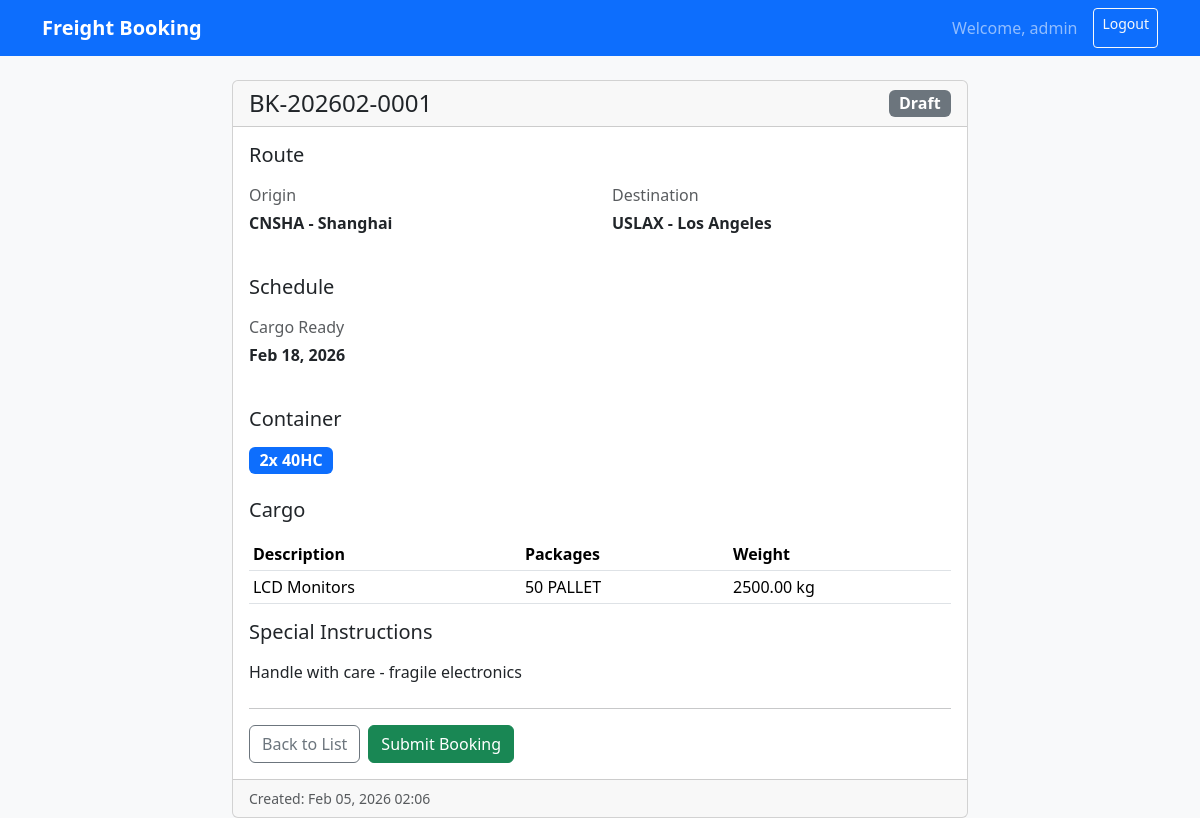
/1/ (signed in), run on the app's committed database.
### bookings/models.py (models this page shows, shortened)
class Booking(models.Model):
    STATUS_CHOICES = [
        ('DRAFT', 'Draft'),
        ('SUBMITTED', 'Submitted'),
        ('CONFIRMED', 'Confirmed'),
        ('CANCELLED', 'Cancelled'),
    ]
    booking_number = models.CharField(max_length=20, unique=True, editable=False)
    customer = models.ForeignKey(Customer, on_delete=models.PROTECT)
    created_by = models.ForeignKey(User, on_delete=models.PROTECT)
    origin_port = models.ForeignKey(Port, on_delete=models.PROTECT, related_name='origin_bookings')
    destination_port = models.ForeignKey(Port, on_delete=models.PROTECT, related_name='destination_bookings')
    cargo_ready_date = models.DateField()
    container_type = models.ForeignKey(ContainerType, on_delete=models.PROTECT)
    container_count = models.PositiveIntegerField(default=1)
    status = models.CharField(max_length=20, choices=STATUS_CHOICES, default='DRAFT')
    special_instructions = models.TextField(blank=True)
    carrier_name = models.CharField(max_length=100, blank=True)
    vessel_name = models.CharField(max_length=100, blank=True)
    voyage_number = models.CharField(max_length=50, blank=True)
    etd = models.DateField(null=True, blank=True, verbose_name="ETD")
    eta = models.DateField(null=True, blank=True, verbose_name="ETA")
    submitted_at = models.DateTimeField(null=True, blank=True)
    confirmed_at = models.DateTimeField(null=True, blank=True)
    created_at = models.DateTimeField(auto_now_add=True)
    updated_at = models.DateTimeField(auto_now=True)
    class Meta:
        ordering = ['-created_at']

class Port(models.Model):
    code = models.CharField(max_length=10, unique=True)  # UN/LOCODE
    name = models.CharField(max_length=255)
    country = models.CharField(max_length=100)
    is_active = models.BooleanField(default=True)
    class Meta:
        ordering = ['code']

class ContainerType(models.Model):
    code = models.CharField(max_length=10, unique=True)
    name = models.CharField(max_length=50)
    size_ft = models.IntegerField()
    class Meta:
        ordering = ['size_ft', 'code']

class BookingItem(models.Model):
    booking = models.ForeignKey(Booking, on_delete=models.CASCADE, related_name='items')
    description = models.CharField(max_length=500)
    package_type = models.CharField(max_length=50, blank=True)  # PALLET, CARTON, etc.
    quantity = models.PositiveIntegerField()
    weight_kg = models.DecimalField(max_digits=10, decimal_places=2)
    created_at = models.DateTimeField(auto_now_add=True)
    class Meta:
        ordering = ['id']

### bookings/views.py (the view)
# urls.py: path('<int:booking_id>/', views.booking_detail, name='booking_detail'),
@login_required
def booking_detail(request, booking_id):
    booking = get_object_or_404(Booking, id=booking_id)
    if hasattr(request.user, 'profile') and request.user.profile.customer:
        if booking.customer != request.user.profile.customer:
            messages.error(request, 'You do not have permission to view this booking.')
            return redirect('booking_list')
    return render(request, 'bookings/booking_detail.html', {'booking': booking})

### templates/bookings/booking_detail.html (shortened to what this page needs)
{% extends 'base.html' %}
{% block content %}
<div class="row justify-content-center">
    <div class="col-md-8">
        <div class="card">
            <div class="card-header d-flex justify-content-between align-items-center">
                <h4 class="mb-0">{{ booking.booking_number }}</h4>
                <span class="badge
                    {% if booking.status == 'DRAFT' %}bg-secondary
                    {% elif booking.status == 'SUBMITTED' %}bg-warning text-dark
                    {% elif booking.status == 'CONFIRMED' %}bg-success
                    {% else %}bg-danger{% endif %} fs-6">
                    {{ booking.get_status_display }}
                </span>
            </div>
            <div class="card-body">
                <h5 class="mb-3">Route</h5>
                <div class="row mb-4">
                    <div class="col-md-6">
                        <p class="text-muted mb-1">Origin</p>
                        <p class="fw-bold">{{ booking.origin_port.code }} - {{ booking.origin_port.name }}</p>
                    </div>
                    <div class="col-md-6">
                        <p class="text-muted mb-1">Destination</p>
                        <p class="fw-bold">{{ booking.destination_port.code }} - {{ booking.destination_port.name }}</p>
                    </div>
                </div>
                <h5 class="mb-3">Schedule</h5>
                <div class="row mb-4">
                    <div class="col-md-4">
                        <p class="text-muted mb-1">Cargo Ready</p>
                        <p class="fw-bold">{{ booking.cargo_ready_date|date:"M d, Y" }}</p>
                    </div>
                </div>
                <h5 class="mb-3">Container</h5>
                <p class="mb-4">
                    <span class="badge bg-primary fs-6">{{ booking.container_count }}x {{ booking.container_type.code }}</span>
                </p>
                <h5 class="mb-3">Cargo</h5>
                <table class="table table-sm">
                    <thead>
                        <tr>
                            <th>Description</th>
                            <th>Packages</th>
                            <th>Weight</th>
                        </tr>
                    </thead>
                    <tbody>
                        {% for item in booking.items.all %}
                        <tr>
                            <td>{{ item.description }}</td>
                            <td>{{ item.quantity }} {{ item.package_type }}</td>
                            <td>{{ item.weight_kg }} kg</td>
                        </tr>
                        {% empty %}
                        <tr>
                            <td colspan="3" class="text-muted">No cargo items</td>
                        </tr>
                        {% endfor %}
                    </tbody>
                </table>
                {% if booking.special_instructions %}
                <h5 class="mb-3">Special Instructions</h5>
                <p class="mb-4">{{ booking.special_instructions }}</p>
                {% endif %}
                <hr>
                <div class="d-flex gap-2">
                    <a href="{% url 'booking_list' %}" class="btn btn-outline-secondary">Back to List</a>
                    {% if booking.status == 'DRAFT' %}
                    <a href="{% url 'booking_submit' booking.id %}" class="btn btn-success">Submit Booking</a>
                    {% endif %}
                </div>
            </div>
            <div class="card-footer text-muted small">
                Created: {{ booking.created_at|date:"M d, Y H:i" }}
            </div>
        </div>
    </div>
</div>
{% endblock %}

### templates/base.html (shortened to what this page needs)
<!DOCTYPE html>
<html lang="en">
<head>
    <link href="https://cdn.jsdelivr.net/npm/bootstrap@5.3.2/dist/css/bootstrap.min.css" rel="stylesheet">
</head>
<body class="bg-light">
    <nav class="navbar navbar-expand-lg navbar-dark bg-primary mb-4">
        <div class="container">
            <a class="navbar-brand" href="/">Freight Booking</a>
            {% if user.is_authenticated %}
            <div class="navbar-nav ms-auto">
                <span class="navbar-text me-3">
                    Welcome, {{ user.username }}
                </span>
                <a class="btn btn-outline-light btn-sm" href="{% url 'logout' %}">Logout</a>
            </div>
            {% endif %}
        </div>
    </nav>
    <div class="container">
        {% block content %}{% endblock %}
    </div>
</body>
</html>

### templates/base.html (style rules this page uses)
.navbar-brand { font-weight: bold; }

### data on the page
Booking: booking_number "BK-202602-0001", status "Draft", origin_port.code "CNSHA", origin_port.name "Shanghai", destination_port.code "USLAX", destination_port.name "Los Angeles", cargo_ready_date "Feb 18, 2026", container_count "2", container_type.code "40HC", special_instructions "Handle with care - fragile electronics", created_at "Feb 05, 2026 02:06"
BookingItem: description "LCD Monitors", quantity "50", package_type "PALLET", weight_kg "2500.00"

### other printed values
{{ user.username }} "admin"
